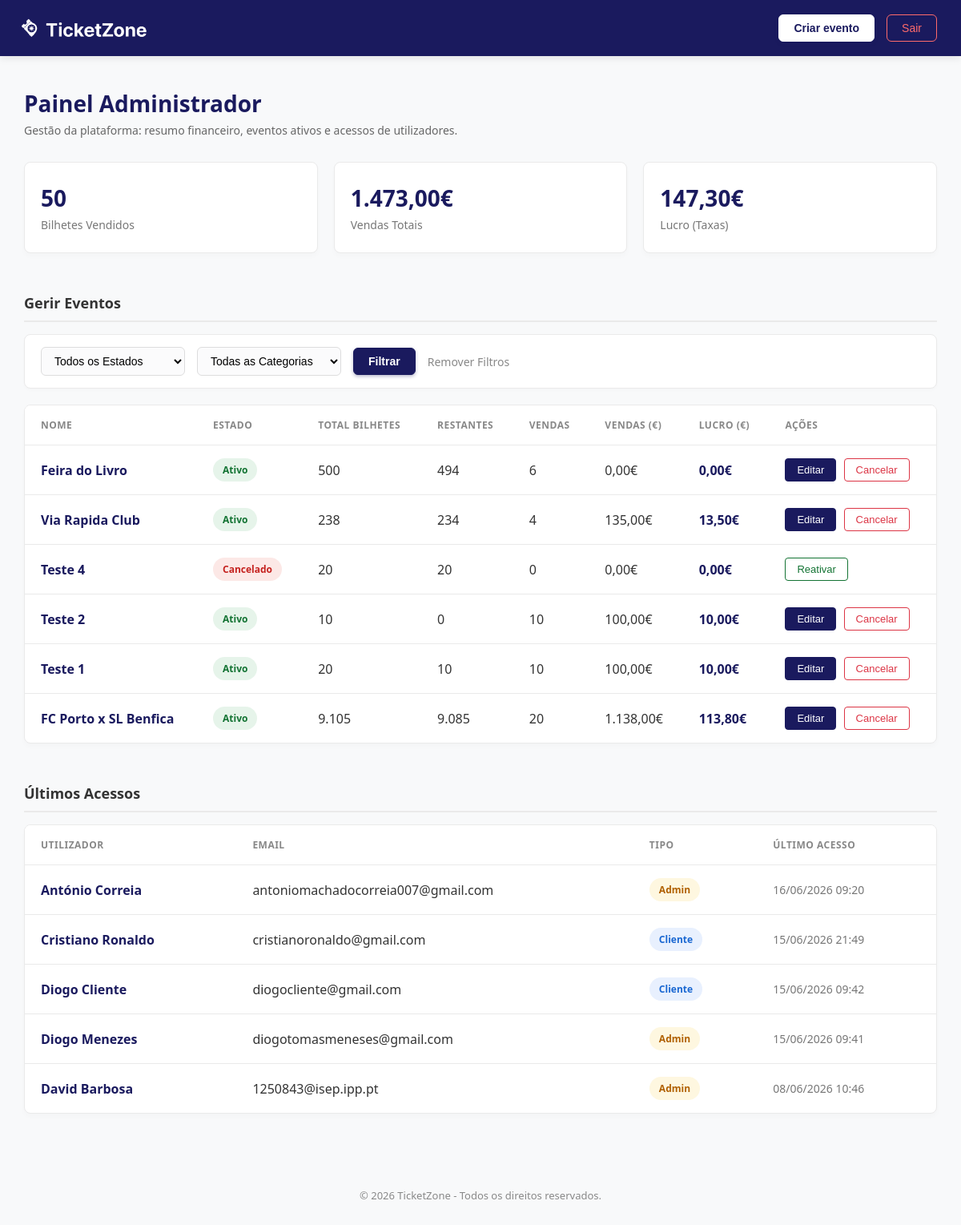
The page /admin.php (signed in) on the database as committed earlier.
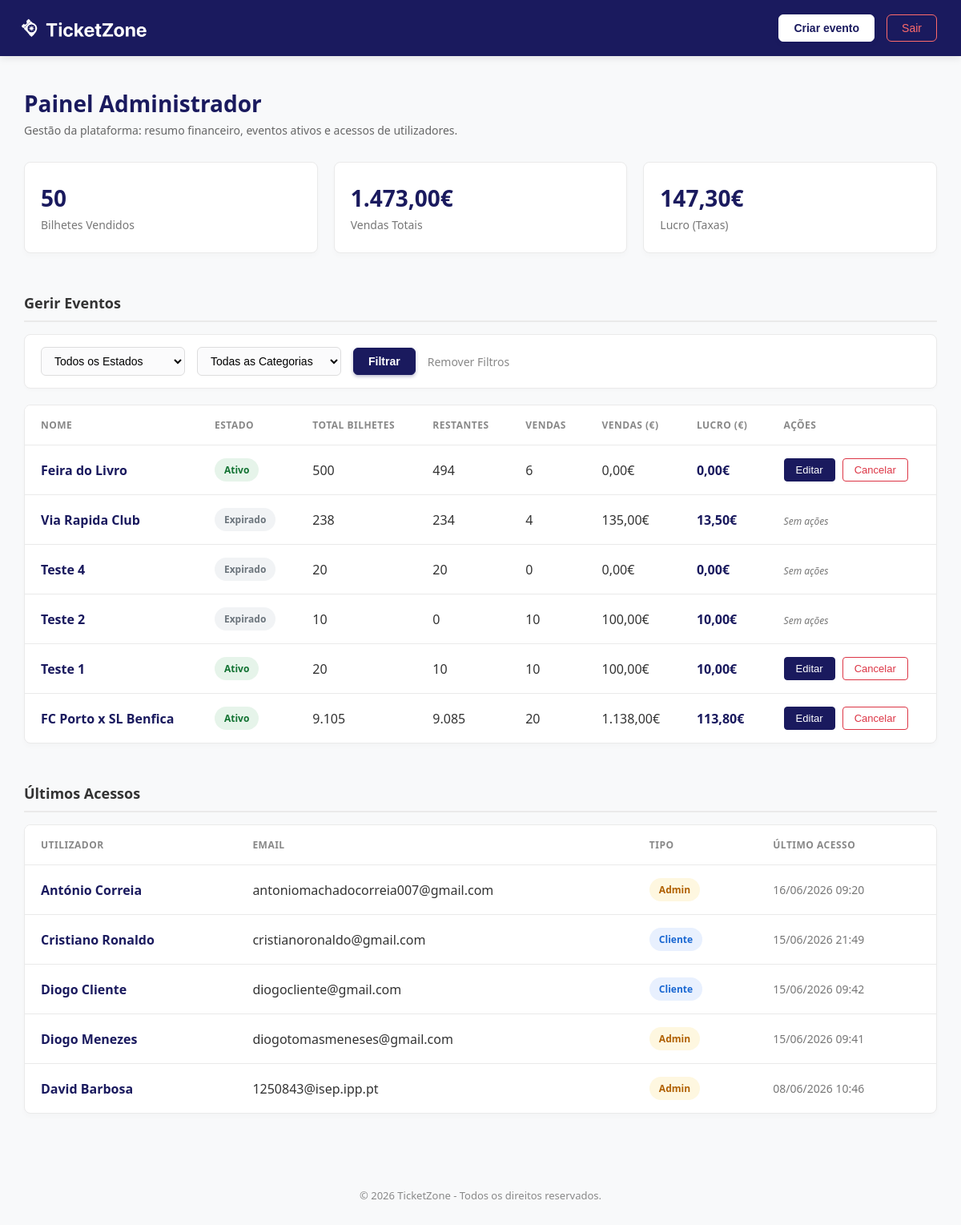
The same page on the database as committed later.
### tables this page shows
CREATE TABLE eventos (
            id INTEGER PRIMARY KEY AUTOINCREMENT,
            nome TEXT NOT NULL,
            descricao TEXT,
            data_inicio TEXT NOT NULL,
            data_fim TEXT NOT NULL,
            local TEXT NOT NULL,
            imagem TEXT,
            estado TEXT DEFAULT 'ativo' CHECK(estado IN ('ativo', 'cancelado', 'expirado')),
            id_categoria INTEGER,
            id_admin INTEGER,
            FOREIGN KEY (id_categoria) REFERENCES categorias(id),
            FOREIGN KEY (id_admin) REFERENCES utilizadores(id)
        );

CREATE TABLE utilizadores (
        id INTEGER PRIMARY KEY AUTOINCREMENT,
        username TEXT NOT NULL UNIQUE,
        email TEXT NOT NULL UNIQUE,
        password_hash TEXT NOT NULL,
        tipo TEXT NOT NULL CHECK(tipo IN ('cliente', 'admin')),
        data_registo TEXT DEFAULT CURRENT_TIMESTAMP,
        ultimo_acesso TEXT
    );

### scripts/carregar_eventos.php (called while the page is built, shortened)
<?php
$db = new SQLite3(__DIR__ . '/../ticketzone.db');
$query_atualizar = "
    UPDATE eventos
    SET estado = 'expirado'
    WHERE estado = 'ativo'
    AND replace(data_fim, 'T', ' ') < datetime('now', 'localtime')
";
$db->exec($query_atualizar);
$where_clauses = [];
$where_sql = count($where_clauses) > 0 ? "WHERE " . implode(" AND ", $where_clauses) : "";
$query = "
    SELECT
        e.id,
        e.nome,
        e.estado,
        e.id_categoria,
        (SELECT COALESCE(SUM(qtd_total), 0) FROM tipos_bilhete WHERE id_evento = e.id) AS lotacao_total,
        (SELECT COALESCE(SUM(qtd_disponivel), 0) FROM tipos_bilhete WHERE id_evento = e.id) AS bilhetes_restantes,
        (SELECT COALESCE(SUM(ic.quantidade), 0) FROM itens_compra ic JOIN tipos_bilhete tb ON tb.id = ic.id_tipo_bilhete JOIN compras c ON c.id = ic.id_compra WHERE tb.id_evento = e.id AND c.estado IN ('concluida', 'pago')) AS bilhetes_vendidos,
        (SELECT COALESCE(SUM(ic.quantidade * ic.preco_unitario), 0) FROM itens_compra ic JOIN tipos_bilhete tb ON tb.id = ic.id_tipo_bilhete JOIN compras c ON c.id = ic.id_compra WHERE tb.id_evento = e.id AND c.estado IN ('concluida', 'pago')) AS total_vendas,
        (SELECT COALESCE(SUM(p.taxa_plataforma), 0) FROM pagamentos p JOIN compras c ON c.id = p.id_compra WHERE c.estado IN ('concluida', 'pago') AND c.id IN (SELECT ic.id_compra FROM itens_compra ic JOIN tipos_bilhete tb ON tb.id = ic.id_tipo_bilhete WHERE tb.id_evento = e.id)) AS lucro_plataforma
    FROM eventos e
    $where_sql
    ORDER BY e.id DESC
";
$stmt = $db->prepare($query);
$resultado = $stmt->execute();
$eventos = [];
while ($linha = $resultado->fetchArray(SQLITE3_ASSOC)) {
    $eventos[] = $linha;
}
?>

### scripts/carregar_entradas.php (called while the page is built, shortened)
<?php
$db = new SQLite3(__DIR__ . '/../ticketzone.db');
$query = "
    SELECT
        username,
        email,
        tipo,
        ultimo_acesso
    FROM utilizadores
    WHERE ultimo_acesso IS NOT NULL
    ORDER BY ultimo_acesso DESC
    LIMIT 50
";
$resultado = $db->query($query);
$entradas = [];
while ($linha = $resultado->fetchArray(SQLITE3_ASSOC)) {
    $entradas[] = $linha;
}
?>

### admin.php (the view, shortened to what this page needs)
<?php
require_once __DIR__ . '/scripts/carregar_eventos.php';
require_once __DIR__ . '/scripts/carregar_entradas.php';
$total_bilhetes_geral = 0;
$total_vendas_geral   = 0;
$total_lucro_geral    = 0;
foreach ($eventos as $evento) {
    $total_bilhetes_geral += $evento['bilhetes_vendidos'];
    $total_vendas_geral   += $evento['total_vendas'];
    $total_lucro_geral    += $evento['lucro_plataforma'];
}
?>
<!DOCTYPE html>
<html lang="pt">
<head>
    <link rel="stylesheet" href="styles/admin.css?v=<?= time() ?>" />
</head>
<body>
    <nav>
        <div class="logo-nav">
            <img src="images/logo.png" alt="Logo TicketZone" />
        </div>
        <div class="botoes-nav">
            <button class="botao botao-criar" onclick="location.href='eventos.php'">Criar evento</button>
            <button class="botao botao-sair" onclick="location.href='scripts/logout.php'">Sair</button>
        </div>
    </nav>
    <main>
        <div class="cabecalho-pagina">
            <h2>Painel Administrador</h2>
            <p>Gestão da plataforma: resumo financeiro, eventos ativos e acessos de utilizadores.</p>
        </div>
        <div class="resumo-cards">
            <div class="card">
                <div class="card-numero"><?= number_format($total_bilhetes_geral, 0, ',', '.') ?></div>
                <div class="card-titulo">Bilhetes Vendidos</div>
            </div>
            <div class="card">
                <div class="card-numero"><?= number_format($total_vendas_geral, 2, ',', '.') ?>€</div>
                <div class="card-titulo">Vendas Totais</div>
            </div>
            <div class="card">
                <div class="card-numero"><?= number_format($total_lucro_geral, 2, ',', '.') ?>€</div>
                <div class="card-titulo">Lucro (Taxas)</div>
            </div>
        </div>
        <h3 class="titulo-seccao">Gerir Eventos</h3>
        <div class="filtro-bar">
            <form method="GET" action="admin.php">
                <select name="estado">
                    <option value="todos" <?= (isset($_GET['estado']) && $_GET['estado'] == 'todos') ? 'selected' : '' ?>>Todos os Estados</option>
                </select>
                <select name="categoria">
                    <option value="0">Todas as Categorias</option>
                </select>
                <button type="submit" class="botao botao-criar" style="padding: 8px 18px;">Filtrar</button>
                <a href="admin.php" class="botao-limpar">Remover Filtros</a>
            </form>
        </div>
        <div class="tabela-container">
            <table class="tabela-moderna">
                <thead>
                    <tr>
                        <th>Nome</th>
                        <th>Estado</th>
                        <th>Total Bilhetes</th>
                        <th>Restantes</th>
                        <th>Vendas</th>
                        <th>Vendas (€)</th>
                        <th>Lucro (€)</th>
                        <th>Ações</th>
                    </tr>
                </thead>
                <tbody>
                    <?php if (empty($eventos)): ?>
                        <tr>
                            <td colspan="8" style="text-align: center; color: #888; padding: 30px;">
                                Nenhum evento encontrado para estes filtros.
                            </td>
                        </tr>
                    <?php else: ?>
                        <?php foreach ($eventos as $evento): ?>
                            <tr>
                                <td class="destaque-nome"><?= htmlspecialchars($evento['nome']) ?></td>
                                <?php
                                    $est = strtolower($evento['estado']);
                                    if ($est === 'ativo') {
                                        $classe_badge = 'badge-ativo';
                                    } elseif ($est === 'expirado') {
                                        $classe_badge = 'badge-expirado';
                                    } else {
                                        $classe_badge = 'badge-cancelado';
                                    }
                                ?>
                                <td>
                                    <span class="badge <?= $classe_badge ?>">
                                        <?= ucfirst(htmlspecialchars($evento['estado'])) ?>
                                    </span>
                                </td>
                                <td><?= number_format($evento['lotacao_total'], 0, ',', '.') ?></td>
                                <td><?= number_format($evento['lotacao_total'] - $evento['bilhetes_vendidos'], 0, ',', '.') ?></td>
                                <td><?= number_format($evento['bilhetes_vendidos'], 0, ',', '.') ?></td>
                                <td><?= number_format($evento['total_vendas'], 2, ',', '.') ?>€</td>
                                <td class="destaque-lucro"><?= number_format($evento['lucro_plataforma'], 2, ',', '.') ?>€</td>
                                <td>
                                    <?php if ($est === 'ativo'): ?>
                                        <button class="botao-editar" onclick="location.href='eventos.php?id=<?= $evento['id'] ?>'">
                                            Editar
                                        </button>
                                        <button class="botao-cancelar" onclick="location.href='scripts/cancelar_evento.php?id=<?= $evento['id'] ?>'">
                                            Cancelar
                                        </button>
                                    <?php elseif ($est === 'cancelado'): ?>
                                        <button class="botao-reativar" onclick="location.href='scripts/reativar_evento.php?id=<?= $evento['id'] ?>'">
                                            Reativar
                                        </button>
                                    <?php elseif ($est === 'expirado'): ?>
                                        <span class="texto-secundario" style="font-size: 12px; font-style: italic;">Sem ações</span>
                                    <?php endif; ?>
                                </td>
                            </tr>
                        <?php endforeach; ?>
                    <?php endif; ?>
                </tbody>
            </table>
        </div>
        <h3 class="titulo-seccao">Últimos Acessos</h3>
        <div class="tabela-container">
            <table class="tabela-moderna">
                <thead>
                    <tr>
                        <th>Utilizador</th>
                        <th>Email</th>
                        <th>Tipo</th>
                        <th>Último Acesso</th>
                    </tr>
                </thead>
                <tbody>
                    <?php if (empty($entradas)): ?>
                        <tr>
                            <td colspan="4" style="text-align: center; color: #888; padding: 30px;">
                                Nenhum acesso registado.
                            </td>
                        </tr>
                    <?php else: ?>
                        <?php foreach ($entradas as $entrada): ?>
                            <tr>
                                <td class="destaque-nome"><?= htmlspecialchars($entrada['username']) ?></td>
                                <td><?= htmlspecialchars($entrada['email']) ?></td>
                                <?php $classe_tipo = strtolower($entrada['tipo']) === 'admin' ? 'badge-admin' : 'badge-cliente'; ?>
                                <td>
                                    <span class="badge <?= $classe_tipo ?>">
                                        <?= ucfirst(htmlspecialchars($entrada['tipo'])) ?>
                                    </span>
                                </td>
                                <td class="texto-secundario">
                                    <?php
                                        $timestamp = strtotime($entrada['ultimo_acesso']);
                                        echo date('d/m/Y H:i', $timestamp);
                                    ?>
                                </td>
                            </tr>
                        <?php endforeach; ?>
                    <?php endif; ?>
                </tbody>
            </table>
        </div>
    </main>
    <footer>
        <p>© 2026 TicketZone - Todos os direitos reservados.</p>
    </footer>
</body>
</html>

### styles/admin.css (style rules this page uses)
body { font-family: 'Segoe UI', Tahoma, Geneva, Verdana, sans-serif; background-color: #f8f9fa; margin: 0; padding: 0; color: #333; }
nav { background-color: #1a1a5e; padding: 0px 30px; display: flex; justify-content: space-between; align-items: center; height: 70px; box-shadow: 0 2px 10px rgba(0,0,0,0.1); }
.logo-nav { color: white; font-size: 20px; font-weight: bold; display: flex; align-items: center; }
.logo-nav img { height: 300px; margin-left: -80px; display: block; }
.botoes-nav { display: flex; gap: 15px; }
.botao { padding: 8px 18px; border-radius: 6px; font-size: 14px; font-weight: 500; cursor: pointer; transition: all 0.3s ease; display: inline-flex; align-items: center; justify-content: center; }
.botao-criar { background-color: #1a1a5e; color: white; border: 1px solid #1a1a5e; box-shadow: 0 2px 4px rgba(26, 26, 94, 0.3); font-weight: 600; }
nav .botao-criar { background-color: white; color: #1a1a5e; border: 1px solid white; }
.botao-sair { background-color: transparent; color: #ff6b6b; border: 1px solid #ff6b6b; }
main { max-width: 95%; margin: 40px auto; padding: 0 20px; }
.cabecalho-pagina { margin-bottom: 30px; }
.cabecalho-pagina h2 { margin: 0; font-size: 28px; color: #1a1a5e; }
.cabecalho-pagina p { color: #666; margin-top: 5px; font-size: 14px; }
.titulo-seccao { margin-top: 50px; margin-bottom: 15px; color: #333; font-size: 18px; border-bottom: 2px solid #eaeaea; padding-bottom: 10px; }
.resumo-cards { display: flex; gap: 20px; margin-bottom: 40px; flex-wrap: wrap; }
.card { background-color: white; border: 1px solid #eaeaea; border-radius: 8px; padding: 25px 20px; flex: 1; min-width: 250px; box-shadow: 0 4px 6px rgba(0,0,0,0.02); transition: transform 0.2s ease; }
.card-numero { font-size: 28px; font-weight: bold; color: #1a1a5e; margin-bottom: 5px; }
.card-titulo { font-size: 14px; color: #777; font-weight: 500; }
.filtro-bar { background-color: white; padding: 15px 20px; border-radius: 8px; border: 1px solid #eaeaea; box-shadow: 0 2px 4px rgba(0,0,0,0.02); margin-bottom: 20px; }
.filtro-bar form { display: flex; gap: 15px; align-items: center; }
.filtro-bar select { padding: 8px 12px; border: 1px solid #ddd; border-radius: 6px; font-size: 14px; background-color: #fbfbfc; outline: none; transition: all 0.2s; min-width: 180px; }
.botao-limpar { color: #888; text-decoration: none; font-size: 14px; font-weight: 500; transition: color 0.2s; }
.tabela-container { background: white; border-radius: 8px; border: 1px solid #eaeaea; box-shadow: 0 4px 6px rgba(0,0,0,0.02); overflow-x: auto; }
.tabela-moderna { width: 100%; border-collapse: collapse; }
.tabela-moderna th, .tabela-moderna td { padding: 16px 20px; text-align: left; white-space: nowrap; border-bottom: 1px solid #eaeaea; }
.tabela-moderna tbody tr:last-child td { border-bottom: none; }
.tabela-moderna th { background-color: #ffffff; color: #888; font-size: 12px; font-weight: 600; text-transform: uppercase; letter-spacing: 0.5px; }
.destaque-nome { font-weight: 600; color: #1a1a5e; }
.destaque-lucro { font-weight: bold; color: #1a1a5e; }
.texto-secundario { color: #777; font-size: 14px; }
.badge { padding: 6px 12px; border-radius: 20px; font-size: 12px; font-weight: 600; display: inline-block; }
.badge-ativo { background-color: #e6f4ea; color: #137333; }
.badge-expirado { background-color: #f1f3f5; color: #6c757d; }
.badge-admin { background-color: #fef7e0; color: #b06000; }
.badge-cliente { background-color: #e8f0fe; color: #1967d2; }
.botao-editar, .botao-cancelar, .botao-reativar { padding: 6px 14px; border-radius: 4px; font-size: 13px; font-weight: 500; cursor: pointer; margin-right: 5px; transition: all 0.2s ease; }
.botao-editar { background-color: #1a1a5e; color: white; border: 1px solid #1a1a5e; }
.botao-cancelar { background-color: white; color: #dc3545; border: 1px solid #dc3545; }
footer { text-align: center; padding: 20px; font-size: 13px; color: #888; margin-top: 60px; }
.badge-cancelado { background-color: #fce8e6; color: #c5221f; }
.botao-reativar { background-color: white; color: #137333; border: 1px solid #137333; }

Rows that differ between the two databases and show on the page:
changed eventos "Via Rapida Club": estado "Ativo" → "Expirado"; estado "Editar Cancelar" → "Sem ações"
changed eventos "Teste 4": estado "Cancelado" → "Expirado"; estado "Reativar" → "Sem ações"
changed eventos "Teste 2": estado "Ativo" → "Expirado"; estado "Editar Cancelar" → "Sem ações"
